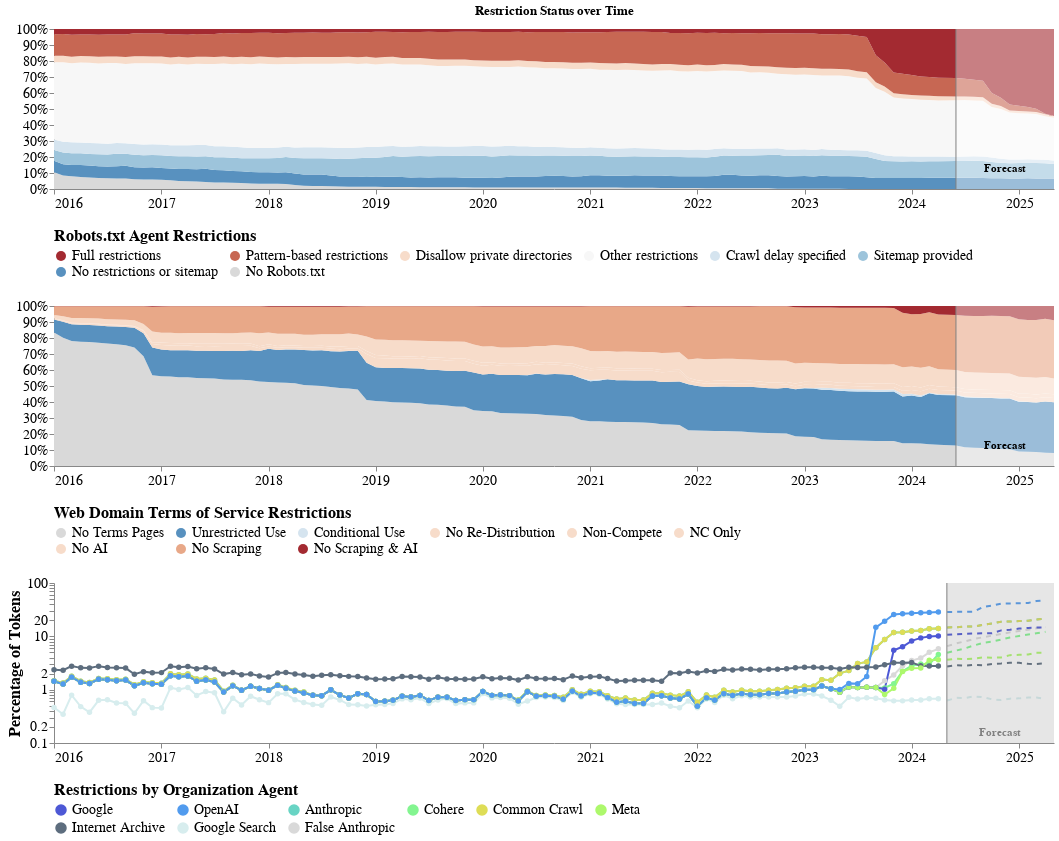

Here is the notebook cell this chart was saved with:
### Markdown cell above
## Combine Charts

### Code cell
combined_chart = alt.vconcat(chart_robots, chart_tos, chart_companies).configure_axis(
    grid=False,
    labelFontSize=PLOT_KWARGS["label_fontsize"],
    titleFontSize=PLOT_KWARGS["title_fontsize"],
    labelAngle=0,
    tickCount=len(range(df["period"].dt.year.min(), df["period"].dt.year.max()))
).configure_legend(
    labelFontSize=PLOT_KWARGS["label_fontsize"],
    titleFontSize=PLOT_KWARGS["title_fontsize"],
    columns=PLOT_KWARGS["legend_cols"]
).configure_view(
    strokeWidth=0
).resolve_scale(
    color="independent",
    x="shared"
)

#combined_chart.save(
#    "Combined_%s.png" % (ANALYSIS_TYPE),
#    ppi=300
#)

combined_chart

### Figure 1 — Vega-Lite specification as saved in the notebook (floating-point values rounded to 4 significant figures; data arrays with more than 128 entries replaced by an {"elided": "..."} marker saying what was removed)
{"config": {"title": {"font": "Times New Roman"}, "axis": {"labelFont": "Times New Roman", "titleFont": "Times New Roman", "grid": false, "labelAngle": 0, "labelFontSize": 14, "tickCount": 9, "titleFontSize": 16}, "header": {"labelFont": "Times New Roman", "titleFont": "Times New Roman"}, "legend": {"labelFont": "Times New Roman", "titleFont": "Times New Roman", "columns": 6, "labelFontSize": 14, "titleFontSize": 16}, "text": {"font": "Times New Roman"}, "view": {"strokeWidth": 0}}, "vconcat": [{"layer": [{"data": {"name": "data-aabf9ed91c76e173343d1fbfdde4a89d"}, "mark": {"type": "area"}, "encoding": {"color": {"field": "status", "legend": {"orient": "bottom", "titleLimit": 0}, "scale": {"domain": ["Full restrictions", "Pattern-based restrictions", "Disallow private directories", "Other restrictions", "Crawl delay specified", "Sitemap provided", "No restrictions or sitemap", "No Robots.txt"], "range": ["#a32a31", "#c76753", "#f7dcca", "#f7f7f7", "#d5e4ef", "#9dc4db", "#5891bf", "#d9d9d9"]}, "title": "Robots.txt Agent Restrictions", "type": "nominal"}, "order": {"field": "order", "type": "quantitative"}, "x": {"axis": {"format": "%Y", "title": ""}, "field": "period", "type": "temporal"}, "y": {"axis": {"format": "%", "title": ""}, "field": "percentage", "scale": {"domain": [0, 1]}, "type": "quantitative"}}}, {"data": {"name": "data-4f53cda18c2baa0c0354bb5f9a3ecbe5"}, "mark": {"type": "rule", "color": "black"}, "encoding": {"x": {"field": "period", "type": "temporal"}, "y": {"value": -20}, "y2": {"value": 160}}}, {"data": {"name": "data-4f53cda18c2baa0c0354bb5f9a3ecbe5"}, "mark": {"type": "point", "color": "black"}, "encoding": {"x": {"field": "period", "type": "temporal"}, "y": {"value": -20}}}, {"data": {"name": "data-4f53cda18c2baa0c0354bb5f9a3ecbe5"}, "mark": {"type": "text", "align": "left", "baseline": "middle", "color": "black", "dx": 10, "dy": 0, "fontSize": 14}, "encoding": {"text": {"field": "label", "type": "nominal"}, "x": {"field": "period", "type": "temporal"}, "y": {"value": -20}}}, {"data": {"name": "data-f0b0bf0c2a8d0ced0c09906c1619ad4c"}, "mark": {"type": "rect", "color": "white", "opacity": 0.4}, "encoding": {"x": {"field": "start", "title": "", "type": "temporal"}, "x2": {"field": "end"}}}, {"data": {"name": "data-d46e70ea25a0240641ad89bcfe05bef1"}, "mark": {"type": "rule", "color": "gray"}, "encoding": {"x": {"field": "period", "type": "temporal"}}}, {"data": {"name": "data-4f68c5dffeb6c9174ae0ba2a276515db"}, "mark": {"type": "text", "align": "center", "baseline": "middle", "color": "black", "dx": 0, "dy": 140, "fontWeight": "bold"}, "encoding": {"text": {"field": "text", "type": "nominal"}, "x": {"field": "date", "type": "temporal"}, "y": {"value": 0}}}], "height": 160, "title": "Restriction Status over Time", "width": 1000}, {"layer": [{"data": {"name": "data-89fddbe8dc00cee434e4da5b39e98274"}, "mark": {"type": "area"}, "encoding": {"color": {"field": "status", "legend": {"orient": "bottom", "titleLimit": 0}, "scale": {"domain": ["No Terms Pages", "Unrestricted Use", "Conditional Use", "No Re-Distribution", "Non-Compete", "NC Only", "No AI", "No Scraping", "No Scraping & AI"], "range": ["#d9d9d9", "#5891bf", "#d5e4ef", "#f7dcca", "#f7dcca", "#f7dcca", "#f7dcca", "#e8a888", "#a32a31"]}, "title": "Web Domain Terms of Service Restrictions", "type": "nominal"}, "order": {"field": "order", "type": "quantitative"}, "x": {"axis": {"format": "%Y", "title": ""}, "field": "period", "type": "temporal"}, "y": {"axis": {"format": "%", "title": ""}, "field": "percentage", "scale": {"domain": [0, 1]}, "type": "quantitative"}}}, {"data": {"name": "data-4f53cda18c2baa0c0354bb5f9a3ecbe5"}, "mark": {"type": "rule", "color": "black"}, "encoding": {"x": {"field": "period", "type": "temporal"}, "y": {"value": -20}, "y2": {"value": 160}}}, {"data": {"name": "data-4f53cda18c2baa0c0354bb5f9a3ecbe5"}, "mark": {"type": "point", "color": "black"}, "encoding": {"x": {"field": "period", "type": "temporal"}, "y": {"value": -20}}}, {"data": {"name": "data-4f53cda18c2baa0c0354bb5f9a3ecbe5"}, "mark": {"type": "text", "align": "left", "baseline": "middle", "color": "black", "dx": 10, "dy": 0, "fontSize": 14}, "encoding": {"text": {"field": "label", "type": "nominal"}, "x": {"field": "period", "type": "temporal"}, "y": {"value": -20}}}, {"data": {"name": "data-f0b0bf0c2a8d0ced0c09906c1619ad4c"}, "mark": {"type": "rect", "color": "white", "opacity": 0.4}, "encoding": {"x": {"field": "start", "title": "", "type": "temporal"}, "x2": {"field": "end"}}}, {"data": {"name": "data-d46e70ea25a0240641ad89bcfe05bef1"}, "mark": {"type": "rule", "color": "gray"}, "encoding": {"x": {"field": "period", "type": "temporal"}}}, {"data": {"name": "data-4f68c5dffeb6c9174ae0ba2a276515db"}, "mark": {"type": "text", "align": "center", "baseline": "middle", "color": "black", "dx": 0, "dy": 140, "fontWeight": "bold"}, "encoding": {"text": {"field": "text", "type": "nominal"}, "x": {"field": "date", "type": "temporal"}, "y": {"value": 0}}}], "height": 160, "title": "", "width": 1000}, {"layer": [{"data": {"name": "data-970b1b6a7308c9e71770e24b337b29c4"}, "mark": {"type": "line"}, "encoding": {"color": {"field": "agent", "legend": {"orient": "bottom", "title": "Restrictions by Organization Agent", "titleLimit": 0}, "scale": {"domain": ["Google", "OpenAI", "Anthropic", "Cohere", "Common Crawl", "Meta", "Internet Archive", "Google Search", "False Anthropic"], "range": ["#4D58D5", "#519BEE", "#68D4C4", "#83F590", "#DEDD56", "#ADF86C", "#5D6D7E", "#D7EDEE", "#D9D9D9"]}, "type": "nominal"}, "strokeDash": {"value": [5, 5]}, "x": {"axis": {"format": "%Y", "labelAngle": 0, "tickCount": "year"}, "field": "period", "timeUnit": "yearmonth", "title": "", "type": "temporal"}, "y": {"field": "percent_Restrictive", "scale": {"type": "log"}, "title": "Percentage of Tokens", "type": "quantitative"}}}, {"data": {"name": "data-1c1f4f2c3ada87f256f447af69430e77"}, "mark": {"type": "line", "point": true}, "encoding": {"color": {"field": "agent", "legend": {"orient": "bottom", "title": "Restrictions by Organization Agent", "titleLimit": 0}, "scale": {"domain": ["Google", "OpenAI", "Anthropic", "Cohere", "Common Crawl", "Meta", "Internet Archive", "Google Search", "False Anthropic"], "range": ["#4D58D5", "#519BEE", "#68D4C4", "#83F590", "#DEDD56", "#ADF86C", "#5D6D7E", "#D7EDEE", "#D9D9D9"]}, "type": "nominal"}, "x": {"axis": {"format": "%Y", "labelAngle": 0, "tickCount": "year"}, "field": "period", "timeUnit": "yearmonth", "title": "", "type": "temporal"}, "y": {"field": "percent_Restrictive", "scale": {"type": "log"}, "title": "Percentage of Tokens", "type": "quantitative"}}}, {"data": {"name": "data-9f2ccd16c8dfc172ffb85292c4666c3b"}, "mark": {"type": "rect", "color": "gray", "opacity": 0.2}, "encoding": {"x": {"field": "start", "title": "", "type": "temporal"}, "x2": {"field": "end"}}}, {"data": {"name": "data-f2d75896c561bf9713a9b6354ac056e0"}, "mark": {"type": "rule", "color": "gray"}, "encoding": {"x": {"field": "period", "type": "temporal"}}}, {"data": {"name": "data-4497626a4bc33c40bc235fc43739eb42"}, "mark": {"type": "text", "align": "center", "baseline": "middle", "color": "gray", "dx": 0, "dy": 150, "fontWeight": "bold"}, "encoding": {"text": {"field": "text", "type": "nominal"}, "x": {"field": "date", "type": "temporal"}, "y": {"value": 0}}}, {"data": {"name": "data-4f53cda18c2baa0c0354bb5f9a3ecbe5"}, "mark": {"type": "rule", "color": "black"}, "encoding": {"x": {"field": "period", "type": "temporal"}, "y": {"field": "y_min", "type": "quantitative"}, "y2": {"field": "y_max"}}}, {"data": {"name": "data-4f53cda18c2baa0c0354bb5f9a3ecbe5"}, "mark": {"type": "point", "color": "black"}, "encoding": {"x": {"field": "period", "type": "temporal"}, "y": {"field": "y_max", "type": "quantitative"}}}, {"data": {"name": "data-4f53cda18c2baa0c0354bb5f9a3ecbe5"}, "mark": {"type": "text", "align": "left", "baseline": "middle", "color": "black", "dx": 10, "dy": 0, "fontSize": 14}, "encoding": {"text": {"field": "label", "type": "nominal"}, "x": {"field": "period", "type": "temporal"}, "y": {"field": "y_max", "type": "quantitative"}}}], "height": 160, "width": 1000}], "resolve": {"scale": {"color": "independent", "x": "shared"}}, "$schema": "https://vega.github.io/schema/vega-lite/v5.17.0.json", "datasets": {"data-aabf9ed91c76e173343d1fbfdde4a89d": {"elided": "896 records"}, "data-4f53cda18c2baa0c0354bb5f9a3ecbe5": [], "data-f0b0bf0c2a8d0ced0c09906c1619ad4c": [{"start": "2024-05-31T00:00:00", "end": "2025-04-30T00:00:00"}], "data-d46e70ea25a0240641ad89bcfe05bef1": [{"period": "2024-05-31T00:00:00"}], "data-4f68c5dffeb6c9174ae0ba2a276515db": [{"date": "2024-11-14T00:00:00", "text": "Forecast"}], "data-89fddbe8dc00cee434e4da5b39e98274": {"elided": "896 records"}, "data-970b1b6a7308c9e71770e24b337b29c4": [{"period": "2024-05-31T00:00:00", "agent": "Anthropic", "percent_Restrictive": 14.72, "lower": 13.89, "upper": 15.54, "timestamp": 1717000000.0}, {"period": "2024-06-30T00:00:00", "agent": "Anthropic", "percent_Restrictive": 14.74, "lower": 13.25, "upper": 16.23, "timestamp": 1720000000.0}, {"period": "2024-07-31T00:00:00", "agent": "Anthropic", "percent_Restrictive": 15.24, "lower": 12.96, "upper": 17.53, "timestamp": 1722000000.0}, {"period": "2024-08-31T00:00:00", "agent": "Anthropic", "percent_Restrictive": 15.27, "lower": 12.34, "upper": 18.21, "timestamp": 1725000000.0}, {"period": "2024-09-30T00:00:00", "agent": "Anthropic", "percent_Restrictive": 16.57, "lower": 12.97, "upper": 20.18, "timestamp": 1728000000.0}, {"period": "2024-10-31T00:00:00", "agent": "Anthropic", "percent_Restrictive": 17.44, "lower": 13.28, "upper": 21.61, "timestamp": 1730000000.0}, {"period": "2024-11-30T00:00:00", "agent": "Anthropic", "percent_Restrictive": 18.84, "lower": 14.1, "upper": 23.58, "timestamp": 1733000000.0}, {"period": "2024-12-31T00:00:00", "agent": "Anthropic", "percent_Restrictive": 18.9, "lower": 13.65, "upper": 24.15, "timestamp": 1736000000.0}, {"period": "2025-01-31T00:00:00", "agent": "Anthropic", "percent_Restrictive": 19.37, "lower": 13.62, "upper": 25.12, "timestamp": 1738000000.0}, {"period": "2025-02-28T00:00:00", "agent": "Anthropic", "percent_Restrictive": 19.52, "lower": 13.32, "upper": 25.73, "timestamp": 1741000000.0}, {"period": "2025-03-31T00:00:00", "agent": "Anthropic", "percent_Restrictive": 20.7, "lower": 14.05, "upper": 27.34, "timestamp": 1743000000.0}, {"period": "2025-04-30T00:00:00", "agent": "Anthropic", "percent_Restrictive": 21.33, "lower": 14.27, "upper": 28.38, "timestamp": 1746000000.0}, {"period": "2024-05-31T00:00:00", "agent": "Cohere", "percent_Restrictive": 4.92, "lower": 4.455, "upper": 5.384, "timestamp": 1717000000.0}, {"period": "2024-06-30T00:00:00", "agent": "Cohere", "percent_Restrictive": 5.413, "lower": 4.782, "upper": 6.045, "timestamp": 1720000000.0}, {"period": "2024-07-31T00:00:00", "agent": "Cohere", "percent_Restrictive": 5.964, "lower": 5.164, "upper": 6.765, "timestamp": 1722000000.0}, {"period": "2024-08-31T00:00:00", "agent": "Cohere", "percent_Restrictive": 6.755, "lower": 5.753, "upper": 7.758, "timestamp": 1725000000.0}, {"period": "2024-09-30T00:00:00", "agent": "Cohere", "percent_Restrictive": 7.579, "lower": 6.334, "upper": 8.824, "timestamp": 1728000000.0}, {"period": "2024-10-31T00:00:00", "agent": "Cohere", "percent_Restrictive": 7.961, "lower": 6.435, "upper": 9.487, "timestamp": 1730000000.0}, {"period": "2024-11-30T00:00:00", "agent": "Cohere", "percent_Restrictive": 8.695, "lower": 6.907, "upper": 10.48, "timestamp": 1733000000.0}, {"period": "2024-12-31T00:00:00", "agent": "Cohere", "percent_Restrictive": 9.501, "lower": 7.408, "upper": 11.59, "timestamp": 1736000000.0}, {"period": "2025-01-31T00:00:00", "agent": "Cohere", "percent_Restrictive": 10.16, "lower": 7.735, "upper": 12.58, "timestamp": 1738000000.0}, {"period": "2025-02-28T00:00:00", "agent": "Cohere", "percent_Restrictive": 10.84, "lower": 8.066, "upper": 13.61, "timestamp": 1741000000.0}, {"period": "2025-03-31T00:00:00", "agent": "Cohere", "percent_Restrictive": 11.45, "lower": 8.312, "upper": 14.59, "timestamp": 1743000000.0}, {"period": "2025-04-30T00:00:00", "agent": "Cohere", "percent_Restrictive": 12.16, "lower": 8.646, "upper": 15.67, "timestamp": 1746000000.0}, {"period": "2024-05-31T00:00:00", "agent": "Combined Agent", "percent_Restrictive": 30.26, "lower": 27.98, "upper": 32.55, "timestamp": 1717000000.0}, {"period": "2024-06-30T00:00:00", "agent": "Combined Agent", "percent_Restrictive": 30.5, "lower": 26.6, "upper": 34.4, "timestamp": 1720000000.0}, {"period": "2024-07-31T00:00:00", "agent": "Combined Agent", "percent_Restrictive": 30.87, "lower": 24.88, "upper": 36.85, "timestamp": 1722000000.0}, {"period": "2024-08-31T00:00:00", "agent": "Combined Agent", "percent_Restrictive": 31.26, "lower": 23.59, "upper": 38.92, "timestamp": 1725000000.0}, {"period": "2024-09-30T00:00:00", "agent": "Combined Agent", "percent_Restrictive": 37.02, "lower": 27.88, "upper": 46.16, "timestamp": 1728000000.0}, {"period": "2024-10-31T00:00:00", "agent": "Combined Agent", "percent_Restrictive": 39.33, "lower": 28.9, "upper": 49.76, "timestamp": 1730000000.0}, {"period": "2024-11-30T00:00:00", "agent": "Combined Agent", "percent_Restrictive": 42.37, "lower": 30.72, "upper": 54.03, "timestamp": 1733000000.0}, {"period": "2024-12-31T00:00:00", "agent": "Combined Agent", "percent_Restrictive": 42.87, "lower": 30.08, "upper": 55.66, "timestamp": 1736000000.0}, {"period": "2025-01-31T00:00:00", "agent": "Combined Agent", "percent_Restrictive": 43.44, "lower": 29.57, "upper": 57.31, "timestamp": 1738000000.0}, {"period": "2025-02-28T00:00:00", "agent": "Combined Agent", "percent_Restrictive": 44.11, "lower": 29.23, "upper": 58.98, "timestamp": 1741000000.0}, {"period": "2025-03-31T00:00:00", "agent": "Combined Agent", "percent_Restrictive": 47.32, "lower": 31.5, "upper": 63.14, "timestamp": 1743000000.0}, {"period": "2025-04-30T00:00:00", "agent": "Combined Agent", "percent_Restrictive": 48.79, "lower": 32.08, "upper": 65.51, "timestamp": 1746000000.0}, {"period": "2024-05-31T00:00:00", "agent": "Common Crawl", "percent_Restrictive": 14.72, "lower": 13.89, "upper": 15.54, "timestamp": 1717000000.0}, {"period": "2024-06-30T00:00:00", "agent": "Common Crawl", "percent_Restrictive": 14.74, "lower": 13.25, "upper": 16.23, "timestamp": 1720000000.0}, {"period": "2024-07-31T00:00:00", "agent": "Common Crawl", "percent_Restrictive": 15.24, "lower": 12.96, "upper": 17.53, "timestamp": 1722000000.0}, {"period": "2024-08-31T00:00:00", "agent": "Common Crawl", "percent_Restrictive": 15.27, "lower": 12.34, "upper": 18.21, "timestamp": 1725000000.0}, {"period": "2024-09-30T00:00:00", "agent": "Common Crawl", "percent_Restrictive": 16.57, "lower": 12.97, "upper": 20.18, "timestamp": 1728000000.0}, {"period": "2024-10-31T00:00:00", "agent": "Common Crawl", "percent_Restrictive": 17.44, "lower": 13.28, "upper": 21.61, "timestamp": 1730000000.0}, {"period": "2024-11-30T00:00:00", "agent": "Common Crawl", "percent_Restrictive": 18.84, "lower": 14.1, "upper": 23.58, "timestamp": 1733000000.0}, {"period": "2024-12-31T00:00:00", "agent": "Common Crawl", "percent_Restrictive": 18.9, "lower": 13.65, "upper": 24.15, "timestamp": 1736000000.0}, {"period": "2025-01-31T00:00:00", "agent": "Common Crawl", "percent_Restrictive": 19.37, "lower": 13.62, "upper": 25.12, "timestamp": 1738000000.0}, {"period": "2025-02-28T00:00:00", "agent": "Common Crawl", "percent_Restrictive": 19.52, "lower": 13.32, "upper": 25.73, "timestamp": 1741000000.0}, {"period": "2025-03-31T00:00:00", "agent": "Common Crawl", "percent_Restrictive": 20.7, "lower": 14.05, "upper": 27.34, "timestamp": 1743000000.0}, {"period": "2025-04-30T00:00:00", "agent": "Common Crawl", "percent_Restrictive": 21.33, "lower": 14.27, "upper": 28.38, "timestamp": 1746000000.0}, {"period": "2024-05-31T00:00:00", "agent": "False Anthropic", "percent_Restrictive": 6.551, "lower": 6.146, "upper": 6.956, "timestamp": 1717000000.0}, {"period": "2024-06-30T00:00:00", "agent": "False Anthropic", "percent_Restrictive": 7.356, "lower": 6.763, "upper": 7.949, "timestamp": 1720000000.0}, {"period": "2024-07-31T00:00:00", "agent": "False Anthropic", "percent_Restrictive": 8.068, "lower": 7.223, "upper": 8.914, "timestamp": 1722000000.0}, {"period": "2024-08-31T00:00:00", "agent": "False Anthropic", "percent_Restrictive": 8.914, "lower": 7.778, "upper": 10.05, "timestamp": 1725000000.0}, {"period": "2024-09-30T00:00:00", "agent": "False Anthropic", "percent_Restrictive": 9.628, "lower": 8.171, "upper": 11.09, "timestamp": 1728000000.0}, {"period": "2024-10-31T00:00:00", "agent": "False Anthropic", "percent_Restrictive": 10.29, "lower": 8.488, "upper": 12.1, "timestamp": 1730000000.0}, {"period": "2024-11-30T00:00:00", "agent": "False Anthropic", "percent_Restrictive": 11.04, "lower": 8.895, "upper": 13.19, "timestamp": 1733000000.0}, {"period": "2024-12-31T00:00:00", "agent": "False Anthropic", "percent_Restrictive": 11.86, "lower": 9.341, "upper": 14.38, "timestamp": 1736000000.0}, {"period": "2025-01-31T00:00:00", "agent": "False Anthropic", "percent_Restrictive": 12.57, "lower": 9.669, "upper": 15.47, "timestamp": 1738000000.0}, {"period": "2025-02-28T00:00:00", "agent": "False Anthropic", "percent_Restrictive": 13.33, "lower": 10.03, "upper": 16.63, "timestamp": 1741000000.0}, {"period": "2025-03-31T00:00:00", "agent": "False Anthropic", "percent_Restrictive": 14.12, "lower": 10.41, "upper": 17.82, "timestamp": 1743000000.0}, {"period": "2025-04-30T00:00:00", "agent": "False Anthropic", "percent_Restrictive": 14.81, "lower": 10.68, "upper": 18.93, "timestamp": 1746000000.0}, {"period": "2024-05-31T00:00:00", "agent": "Google", "percent_Restrictive": 10.67, "lower": 9.694, "upper": 11.66, "timestamp": 1717000000.0}, {"period": "2024-06-30T00:00:00", "agent": "Google", "percent_Restrictive": 10.94, "lower": 9.458, "upper": 12.42, "timestamp": 1720000000.0}, {"period": "2024-07-31T00:00:00", "agent": "Google", "percent_Restrictive": 11.13, "lower": 9.04, "upper": 13.22, "timestamp": 1722000000.0}, {"period": "2024-08-31T00:00:00", "agent": "Google", "percent_Restrictive": 11.3, "lower": 8.632, "upper": 13.96, "timestamp": 1725000000.0}, {"period": "2024-09-30T00:00:00", "agent": "Google", "percent_Restrictive": 11.39, "lower": 8.193, "upper": 14.58, "timestamp": 1728000000.0}, {"period": "2024-10-31T00:00:00", "agent": "Google", "percent_Restrictive": 11.37, "lower": 7.691, "upper": 15.05, "timestamp": 1730000000.0}, {"period": "2024-11-30T00:00:00", "agent": "Google", "percent_Restrictive": 12.92, "lower": 8.75, "upper": 17.09, "timestamp": 1733000000.0}, {"period": "2024-12-31T00:00:00", "agent": "Google", "percent_Restrictive": 13.32, "lower": 8.698, "upper": 17.94, "timestamp": 1736000000.0}, {"period": "2025-01-31T00:00:00", "agent": "Google", "percent_Restrictive": 13.95, "lower": 8.902, "upper": 19.01, "timestamp": 1738000000.0}, {"period": "2025-02-28T00:00:00", "agent": "Google", "percent_Restrictive": 14.38, "lower": 8.923, "upper": 19.84, "timestamp": 1741000000.0}, {"period": "2025-03-31T00:00:00", "agent": "Google", "percent_Restrictive": 14.59, "lower": 8.749, "upper": 20.43, "timestamp": 1743000000.0}, {"period": "2025-04-30T00:00:00", "agent": "Google", "percent_Restrictive": 14.64, "lower": 8.441, "upper": 20.85, "timestamp": 1746000000.0}, {"period": "2024-05-31T00:00:00", "agent": "Google Search", "percent_Restrictive": 0.6249, "lower": 0.3748, "upper": 0.875, "timestamp": 1717000000.0}, {"period": "2024-06-30T00:00:00", "agent": "Google Search", "percent_Restrictive": 0.7037, "lower": 0.4283, "upper": 0.979, "timestamp": 1720000000.0}, {"period": "2024-07-31T00:00:00", "agent": "Google Search", "percent_Restrictive": 0.6986, "lower": 0.3917, "upper": 1.005, "timestamp": 1722000000.0}, {"period": "2024-08-31T00:00:00", "agent": "Google Search", "percent_Restrictive": 0.7467, "lower": 0.4204, "upper": 1.073, "timestamp": 1725000000.0}, {"period": "2024-09-30T00:00:00", "agent": "Google Search", "percent_Restrictive": 0.7221, "lower": 0.3795, "upper": 1.065, "timestamp": 1728000000.0}, {"period": "2024-10-31T00:00:00", "agent": "Google Search", "percent_Restrictive": 0.6599, "lower": 0.3045, "upper": 1.015, "timestamp": 1730000000.0}, {"period": "2024-11-30T00:00:00", "agent": "Google Search", "percent_Restrictive": 0.6373, "lower": 0.2808, "upper": 0.9937, "timestamp": 1733000000.0}, {"period": "2024-12-31T00:00:00", "agent": "Google Search", "percent_Restrictive": 0.6783, "lower": 0.3176, "upper": 1.039, "timestamp": 1736000000.0}, {"period": "2025-01-31T00:00:00", "agent": "Google Search", "percent_Restrictive": 0.6867, "lower": 0.3231, "upper": 1.05, "timestamp": 1738000000.0}, {"period": "2025-02-28T00:00:00", "agent": "Google Search", "percent_Restrictive": 0.7146, "lower": 0.3478, "upper": 1.081, "timestamp": 1741000000.0}, {"period": "2025-03-31T00:00:00", "agent": "Google Search", "percent_Restrictive": 0.7117, "lower": 0.3419, "upper": 1.081, "timestamp": 1743000000.0}, {"period": "2025-04-30T00:00:00", "agent": "Google Search", "percent_Restrictive": 0.6741, "lower": 0.3013, "upper": 1.047, "timestamp": 1746000000.0}, {"period": "2024-05-31T00:00:00", "agent": "Internet Archive", "percent_Restrictive": 2.721, "lower": 2.385, "upper": 3.058, "timestamp": 1717000000.0}, {"period": "2024-06-30T00:00:00", "agent": "Internet Archive", "percent_Restrictive": 2.864, "lower": 2.448, "upper": 3.281, "timestamp": 1720000000.0}, {"period": "2024-07-31T00:00:00", "agent": "Internet Archive", "percent_Restrictive": 2.831, "lower": 2.33, "upper": 3.332, "timestamp": 1722000000.0}, {"period": "2024-08-31T00:00:00", "agent": "Internet Archive", "percent_Restrictive": 2.904, "lower": 2.332, "upper": 3.476, "timestamp": 1725000000.0}, {"period": "2024-09-30T00:00:00", "agent": "Internet Archive", "percent_Restrictive": 2.873, "lower": 2.244, "upper": 3.503, "timestamp": 1728000000.0}, {"period": "2024-10-31T00:00:00", "agent": "Internet Archive", "percent_Restrictive": 3.046, "lower": 2.355, "upper": 3.736, "timestamp": 1730000000.0}, {"period": "2024-11-30T00:00:00", "agent": "Internet Archive", "percent_Restrictive": 3.106, "lower": 2.377, "upper": 3.835, "timestamp": 1733000000.0}, {"period": "2024-12-31T00:00:00", "agent": "Internet Archive", "percent_Restrictive": 3.198, "lower": 2.422, "upper": 3.974, "timestamp": 1736000000.0}, {"period": "2025-01-31T00:00:00", "agent": "Internet Archive", "percent_Restrictive": 3.187, "lower": 2.375, "upper": 3.999, "timestamp": 1738000000.0}, {"period": "2025-02-28T00:00:00", "agent": "Internet Archive", "percent_Restrictive": 3.048, "lower": 2.196, "upper": 3.901, "timestamp": 1741000000.0}, {"period": "2025-03-31T00:00:00", "agent": "Internet Archive", "percent_Restrictive": 3.023, "lower": 2.136, "upper": 3.909, "timestamp": 1743000000.0}, {"period": "2025-04-30T00:00:00", "agent": "Internet Archive", "percent_Restrictive": 3.118, "lower": 2.195, "upper": 4.041, "timestamp": 1746000000.0}, {"period": "2024-05-31T00:00:00", "agent": "Meta", "percent_Restrictive": 3.62, "lower": 3.193, "upper": 4.047, "timestamp": 1717000000.0}, {"period": "2024-06-30T00:00:00", "agent": "Meta", "percent_Restrictive": 3.799, "lower": 3.242, "upper": 4.356, "timestamp": 1720000000.0}, {"period": "2024-07-31T00:00:00", "agent": "Meta", "percent_Restrictive": 3.759, "lower": 3.054, "upper": 4.465, "timestamp": 1722000000.0}, {"period": "2024-08-31T00:00:00", "agent": "Meta", "percent_Restrictive": 3.805, "lower": 2.918, "upper": 4.692, "timestamp": 1725000000.0}, {"period": "2024-09-30T00:00:00", "agent": "Meta", "percent_Restrictive": 4.052, "lower": 2.999, "upper": 5.105, "timestamp": 1728000000.0}, {"period": "2024-10-31T00:00:00", "agent": "Meta", "percent_Restrictive": 3.985, "lower": 2.81, "upper": 5.16, "timestamp": 1730000000.0}, {"period": "2024-11-30T00:00:00", "agent": "Meta", "percent_Restrictive": 4.027, "lower": 2.737, "upper": 5.317, "timestamp": 1733000000.0}, {"period": "2024-12-31T00:00:00", "agent": "Meta", "percent_Restrictive": 4.441, "lower": 3.053, "upper": 5.828, "timestamp": 1736000000.0}, {"period": "2025-01-31T00:00:00", "agent": "Meta", "percent_Restrictive": 4.507, "lower": 3.015, "upper": 6.0, "timestamp": 1738000000.0}, {"period": "2025-02-28T00:00:00", "agent": "Meta", "percent_Restrictive": 4.547, "lower": 2.939, "upper": 6.155, "timestamp": 1741000000.0}, {"period": "2025-03-31T00:00:00", "agent": "Meta", "percent_Restrictive": 4.948, "lower": 3.229, "upper": 6.666, "timestamp": 1743000000.0}, {"period": "2025-04-30T00:00:00", "agent": "Meta", "percent_Restrictive": 4.892, "lower": 3.078, "upper": 6.706, "timestamp": 1746000000.0}, {"period": "2024-05-31T00:00:00", "agent": "OpenAI", "percent_Restrictive": 28.57, "lower": 25.91, "upper": 31.23, "timestamp": 1717000000.0}, {"period": "2024-06-30T00:00:00", "agent": "OpenAI", "percent_Restrictive": 28.8, "lower": 24.36, "upper": 33.25, "timestamp": 1720000000.0}, {"period": "2024-07-31T00:00:00", "agent": "OpenAI", "percent_Restrictive": 28.8, "lower": 22.21, "upper": 35.4, "timestamp": 1722000000.0}, {"period": "2024-08-31T00:00:00", "agent": "OpenAI", "percent_Restrictive": 29.11, "lower": 20.8, "upper": 37.41, "timestamp": 1725000000.0}, {"period": "2024-09-30T00:00:00", "agent": "OpenAI", "percent_Restrictive": 35.55, "lower": 25.79, "upper": 45.32, "timestamp": 1728000000.0}, {"period": "2024-10-31T00:00:00", "agent": "OpenAI", "percent_Restrictive": 37.76, "lower": 26.72, "upper": 48.81, "timestamp": 1730000000.0}, {"period": "2024-11-30T00:00:00", "agent": "OpenAI", "percent_Restrictive": 41.0, "lower": 28.72, "upper": 53.28, "timestamp": 1733000000.0}, {"period": "2024-12-31T00:00:00", "agent": "OpenAI", "percent_Restrictive": 41.44, "lower": 28.02, "upper": 54.86, "timestamp": 1736000000.0}, {"period": "2025-01-31T00:00:00", "agent": "OpenAI", "percent_Restrictive": 41.7, "lower": 27.19, "upper": 56.21, "timestamp": 1738000000.0}, {"period": "2025-02-28T00:00:00", "agent": "OpenAI", "percent_Restrictive": 42.21, "lower": 26.68, "upper": 57.74, "timestamp": 1741000000.0}, {"period": "2025-03-31T00:00:00", "agent": "OpenAI", "percent_Restrictive": 45.86, "lower": 29.37, "upper": 62.34, "timestamp": 1743000000.0}, {"period": "2025-04-30T00:00:00", "agent": "OpenAI", "percent_Restrictive": 47.23, "lower": 29.84, "upper": 64.62, "timestamp": 1746000000.0}], "data-1c1f4f2c3ada87f256f447af69430e77": {"elided": "1000 records"}, "data-9f2ccd16c8dfc172ffb85292c4666c3b": [{"start": "2024-04-30T00:00:00", "end": "2025-04-30T00:00:00"}], "data-f2d75896c561bf9713a9b6354ac056e0": [{"period": "2024-04-30T00:00:00"}], "data-4497626a4bc33c40bc235fc43739eb42": [{"date": "2024-10-29T12:00:00", "text": "Forecast"}]}}
